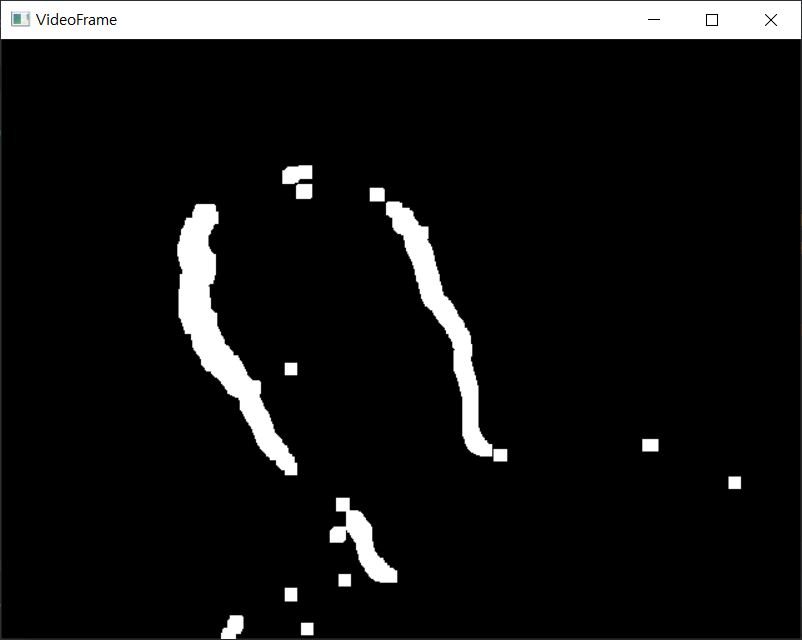
#> input picture img/예제.JPG, 802 x 640 px, given in place of the camera
$ python GoodFeature.py
#> lines starting #> are read from the running program, lines starting #| are printed output that depends on the picture; after the words box and inside, x2 and y2 are one past the last pixel; in counts of white or black regions, pixels touching at a corner belong together
import cv2 #open-cv
import os # 현재사용 os 에서 가능 파일위치 등
from enum import Enum

class KeyCode(Enum):
    Enter = 13

cap = None
count = 0

def setCam(cap, w, h):
    #cap = cv2.VideoCapture(cv2.CAP_DSHOW)
    cap.set(cv2.CAP_PROP_FRAME_WIDTH, w)
    cap.set(cv2.CAP_PROP_FRAME_HEIGHT, h)
    cap.set(cv2.CAP_PROP_FPS, 1)
    cap.set(cv2.CAP_PROP_FOCUS, 10)
    #cap.set(cv2.CAP_PROP_AUTOFOCUS, 0)

    return cap


def goodFeature(src):
    gray = cv2.cvtColor(src, cv2.COLOR_RGB2GRAY)
    corners = cv2.goodFeaturesToTrack(gray, 100, 0.01, 5, blockSize=3, useHarrisDetector=True, k=0.03)

    if corners is None:
        return src
    for i in corners:
        print(int(i[0][0]), int(i[0][1]))
        cv2.circle(src, (int(i[0][0]), int(i[0][1])), 3, (0, 0, 255), 2)
    return src

def cam(isSave = True):
#> called with isSave = False
    global cap, count
    if cap is None:
        print("캡쳐 객체가 없습니다.")
        return
    if not cap.isOpened():
        print("카메라가 종료되었습니다.")
        return
    count = count + 1
    print(f'width :{cap.get(3)}, height : {cap.get(4)} focus : {cap.get(cv2.CAP_PROP_FOCUS)} ({count})')

    ret, frame = cap.read()    # Read 결과와 frame
#> frame is the input picture: shape (640, 802, 3); mean B, G, R 24.5, 24.5, 24.5

    if ret:
        #gray = cv2.cvtColor(frame,  cv2.COLOR_BGR2GRAY)    # 입력 받은 화면 Gray로 변환
        #frame = cv2.resize(frame, dsize=(3264, 2448), interpolation=cv2.INTER_LINEAR)
        #frame = frame[:, 280:1080]  ## 정사각 aspect ratio 적용
        frame = frame[:, 800:3000]  ## 정사각 aspect ratio 적용
        frame = cv2.resize(frame, dsize=(1080, 1080))
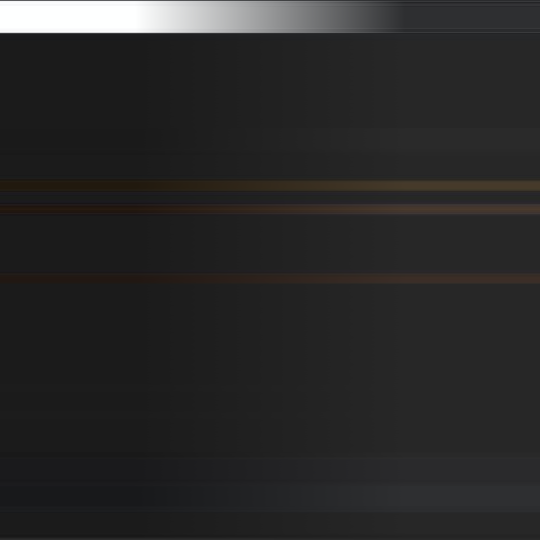
#> frame: shape (1080, 1080, 3) (shown at 1/2 size); mean B, G, R 40.4, 40.5, 41

        frame = goodFeature(frame)
#> in goodFeature, `corners = cv2.goodFeaturesToTrack(gray, 100, 0.01, 5, blockSize=3, use..`: corners = 100 rows, first 8: [549, 59], [737, 59], [506, 59], [414, 55], [571, 59], [558, 59], [371, 60], [544, 61]
#> the loop in goodFeature, `for i in corners:` made 100 passes
#> i on passes 1 to 12: [[549, 59]], [[737, 59]], [[506, 59]], [[414, 55]], [[571, 59]], [[558, 59]], [[371, 60]], [[544, 61]], [[690, 59]], [[753, 60]], [[563, 59]], [[708, 61]]
#| 549 59
#| 737 59
#| 506 59
#| 414 55
#| 571 59
#| 558 59
#| 371 60
#| 544 61
#> (further printed lines are left out)
#> after the loop in goodFeature, `for i in corners:`:
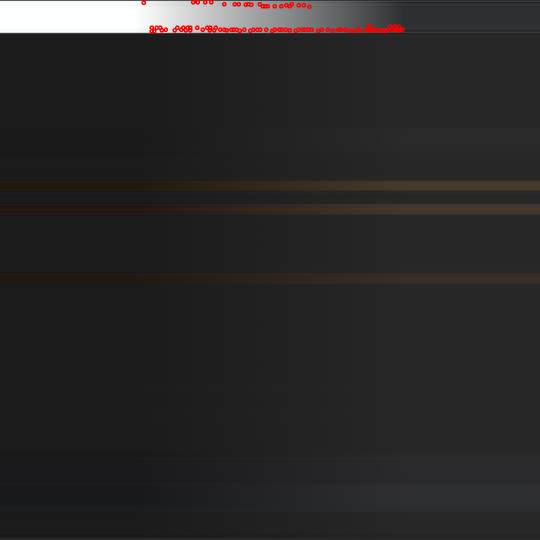
#> src: shape (1080, 1080, 3) (shown at 1/2 size); 0.43% of pixels changed, all inside (x1, y1, x2, y2) = (283, 0, 809, 67)

        cv2.imshow('carmer/img', frame)
        if isSave:
            filename = "carmer/img.jpg"
            imwrite(filename, frame)
    #cv2.destroyAllWindows()

def syncContext():
    global cap
    cap = cv2.VideoCapture()
    cap.open(cv2.CAP_DSHOW)

    #setCam(cap, 1280, 720)
    #setCam(cap, 3264, 2448)
    #setCam(cap, 3840, 2160)
    setCam(cap, 1920, 1080)
    cv2.namedWindow('carmer.img')
    while True:
        cam(isSave=False)
        key = cv2.waitKey(0)
#> (key Esc is pressed here)
        if key == KeyCode.Enter.value:
            break
    pass

syncContext()
